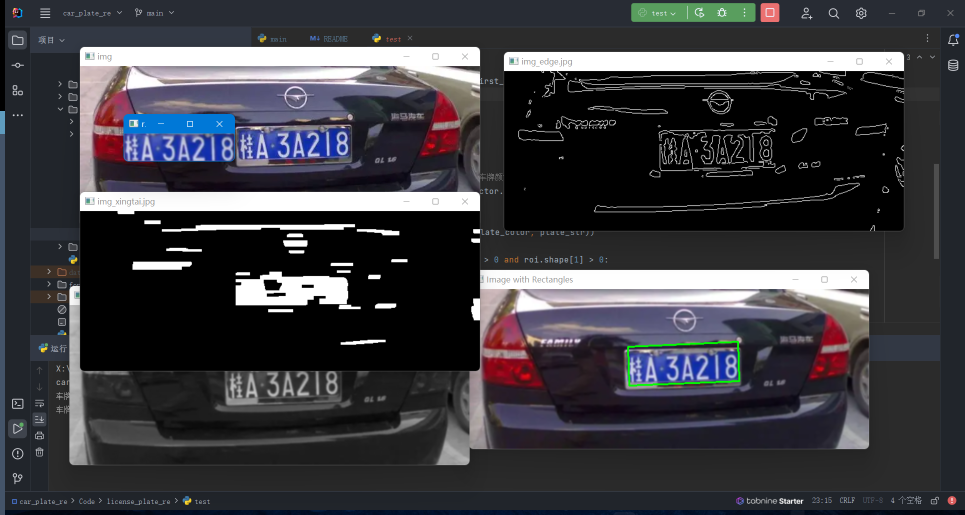
#> input picture Code/license_plate_re/img.png, 1930 x 1029 px (shown at 1/2 size); its folder holds only this picture in this run
$ python -i img_function.py   (imports and definitions only)
#> lines starting #> are read from the running program, lines starting #| are printed output that depends on the picture; after the words box and inside, x2 and y2 are one past the last pixel; in counts of white or black regions, pixels touching at a corner belong together
### Code/license_plate_re/img_math.py
import cv2
import numpy as np

Min_Area = 2000  # 车牌区域允许最大面积

"""
    该文件包含读文件函数
    取零值函数
    矩阵校正函数
    颜色判断函数
"""


# 读取图片可带中文路径
def img_read(filename):
#> called with filename = 'img.png'
    return cv2.imdecode(np.fromfile(filename, dtype=np.uint8), -1)
#> returned value is the input picture: shape (1029, 1930, 3); mean B, G, R 64.4, 59.2, 59.6


# [296 lines left out: functions find_waves, point_limit, accurate_place, draw_license_plate_rectangles, img_findContours, img_Transform and 2 more, not called in this run]

### Code/license_plate_re/img_function.py
import os
import cv2
import numpy as np
import img_math as img_math
import img_recognition as img_recognition

SZ = 20  # 训练图片长宽
MAX_WIDTH = 1000  # 原始图片最大宽度
Min_Area = 2000  # 车牌区域允许最大面积
PROVINCE_START = 1000


# StatModel 父类
class StatModel(object):
    def __init__(self):
        self.model = None

    def load(self, fn):
        self.model = self.model.load(fn)

    def save(self, fn):
        self.model.save(fn)


# 子类
class SVM(StatModel):
    # [7 lines left out: function __init__, not called in this run]

    # 字符识别
    def predict(self, samples):
        r = self.model.predict(samples)
        return r[1].ravel()


# 子类
class CardPredictor:
    def __init__(self):
        self.modelchinese = None
        self.model = None

    # [9 lines left out: function train_svm, not called in this run]

    @staticmethod
    def img_first_pre(car_pic_file):
        """
        :param car_pic_file: 图像文件
        :return:已经处理好的图像文件 原图像文件
        """
        if type(car_pic_file) == type(""):
            img = img_math.img_read(car_pic_file)  # 读取文件
        else:
            img = car_pic_file

        pic_hight, pic_width = img.shape[:2]  # 取彩色图片的高、宽
#> pic_hight = 1029; pic_width = 1930
        if pic_width > MAX_WIDTH:
            resize_rate = MAX_WIDTH / pic_width
#> resize_rate = 0.518
            # 缩小图片
            img = cv2.resize(img, (MAX_WIDTH, int(pic_hight * resize_rate)), interpolation=cv2.INTER_AREA)
        # 关于interpolation 有几个参数可以选择:
        # cv2.INTER_AREA - 局部像素重采样，适合缩小图片。
        # cv2.INTER_CUBIC和 cv2.INTER_LINEAR 更适合放大图像，其中INTER_LINEAR为默认方法。

        img = cv2.GaussianBlur(img, (5, 5), 0)
        # 高斯滤波是一种线性平滑滤波，对于除去高斯噪声有很好的效果
        # 0 是指根据窗口大小（ 5,5 ）来计算高斯函数标准差

        oldimg = img
        # 转化成灰度图像
        # 转换颜色空间 cv2.cvtColor
        # BGR ---> Gray  cv2.COLOR_BGR2GRAY
        # BGR ---> HSV  cv2.COLOR_BGR2HSV
        img = cv2.cvtColor(img, cv2.COLOR_BGR2GRAY)
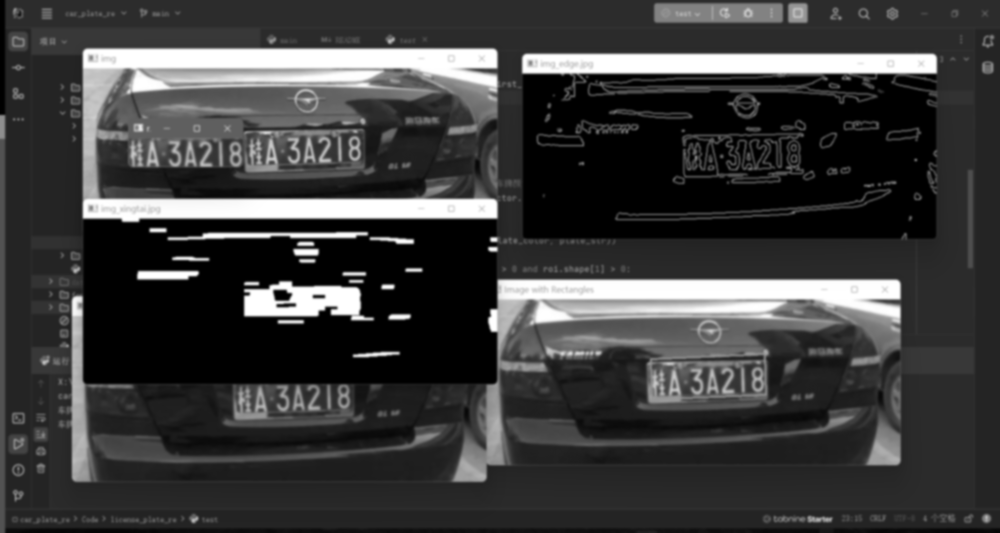
#> img: shape (533, 1000); min 0, max 255, mean 59.9

        cv2.imwrite("tmp/img_gray.jpg", img)
        cv2.imshow("img_gray.jpg", img)
        cv2.waitKey(0)

        # ones()返回一个全1的n维数组
        Matrix = np.ones((20, 20), np.uint8)

        # 开运算:先进性腐蚀再进行膨胀就叫做开运算。它被用来去除噪声。 cv2.MORPH_OPEN
        img_opening = cv2.morphologyEx(img, cv2.MORPH_OPEN, Matrix)
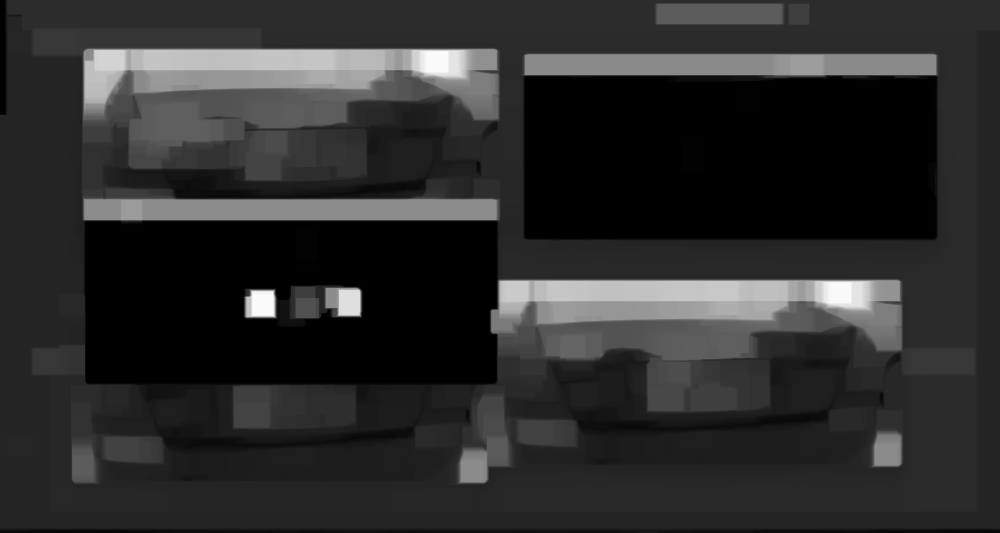
#> img_opening: shape (533, 1000); min 0, max 251, mean 44.7

        # 图片叠加与融合
        # g (x) = (1 − α)f0 (x) + αf1 (x)   a→（0，1）不同的a值可以实现不同的效果
        img_opening = cv2.addWeighted(img, 1, img_opening, -1, 0)
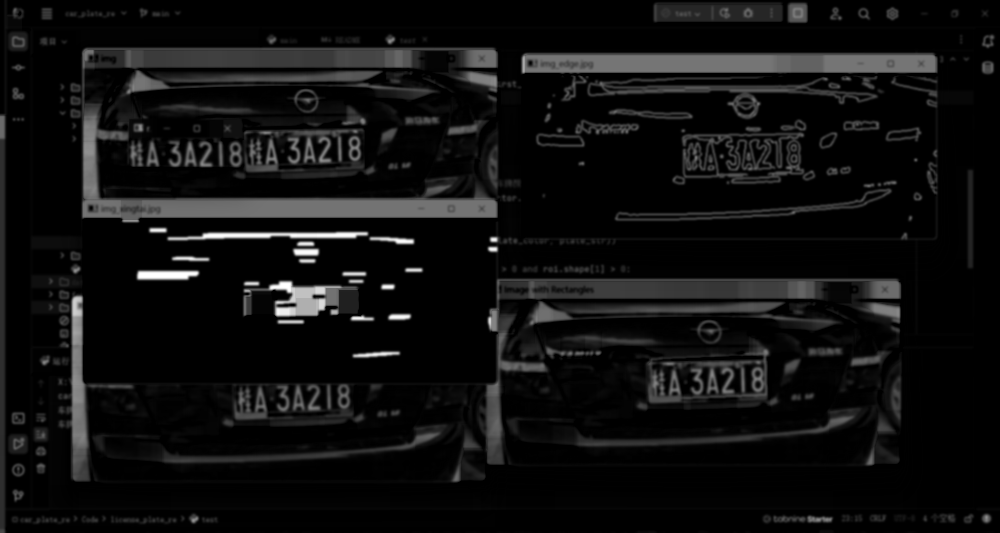
#> img_opening: shape (533, 1000); min 0, max 255, mean 15.9
        # cv2.imwrite("tmp/img_opening.jpg", img_opening)
        # 创建20*20的元素为1的矩阵 开操作，并和img重合

        # Otsu’s二值化
        ret, img_thresh = cv2.threshold(img_opening, 0, 255, cv2.THRESH_BINARY + cv2.THRESH_OTSU)
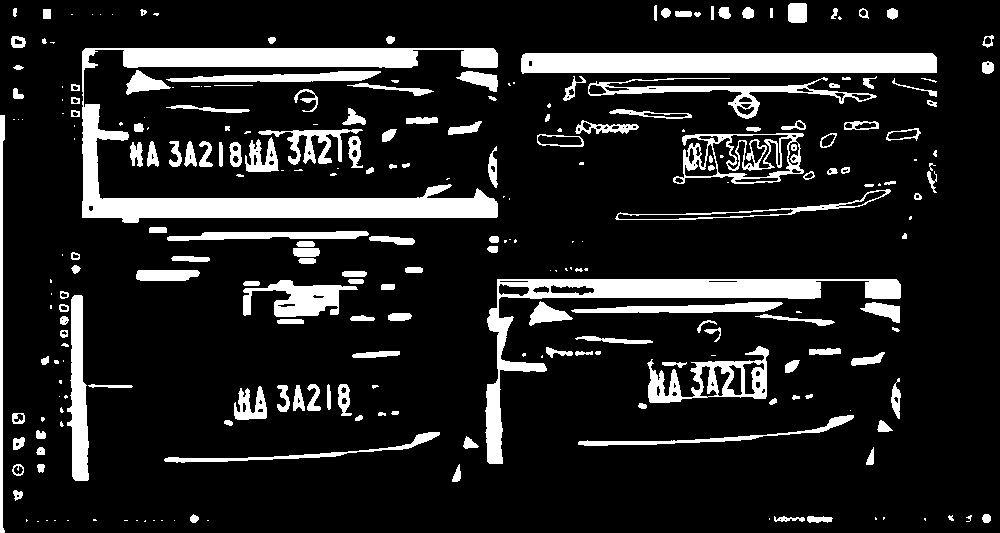
#> img_thresh: shape (533, 1000); 14.1% white; 260 white regions (89 under 20 px), largest, box (x1, y1, x2, y2) and area: (82, 48, 498, 223) 17137, (485, 279, 901, 464) 8652, (521, 53, 937, 74) 8287
#> ret = 44
        # Canny 边缘检测
        # 较大的阈值2用于检测图像中明显的边缘  一般情况下检测的效果不会那么完美，边缘检测出来是断断续续的
        # 较小的阈值1用于将这些间断的边缘连接起来
        img_edge = cv2.Canny(img_thresh, 100, 200)
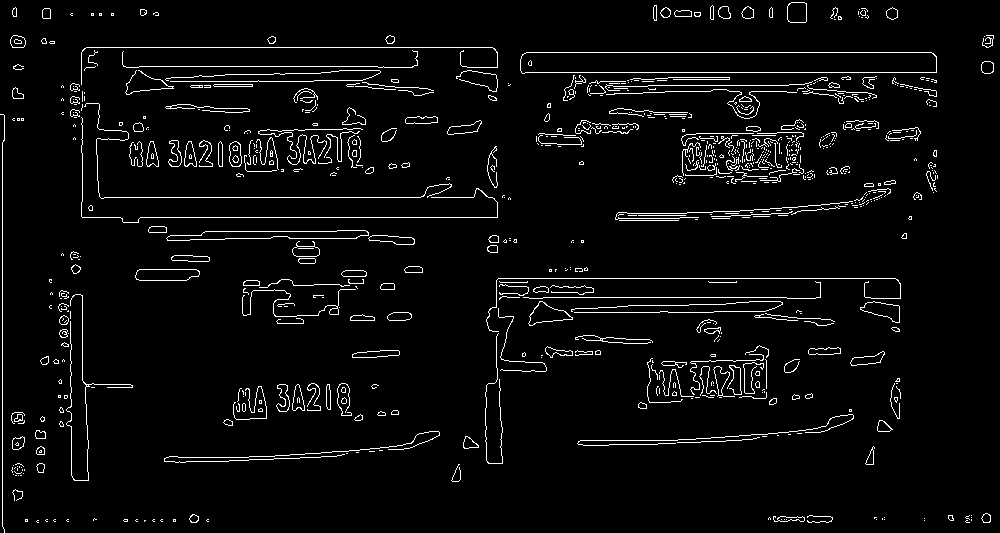
#> img_edge: shape (533, 1000); 4.2% white in thin lines or dots
        cv2.imwrite("tmp/img_edge.jpg", img_edge)
        cv2.imshow("img_edge.jpg", img_edge)
        cv2.waitKey(0)

        Matrix = np.ones((4, 19), np.uint8)
        # 闭运算:先膨胀再腐蚀
        img_edge1 = cv2.morphologyEx(img_edge, cv2.MORPH_CLOSE, Matrix)
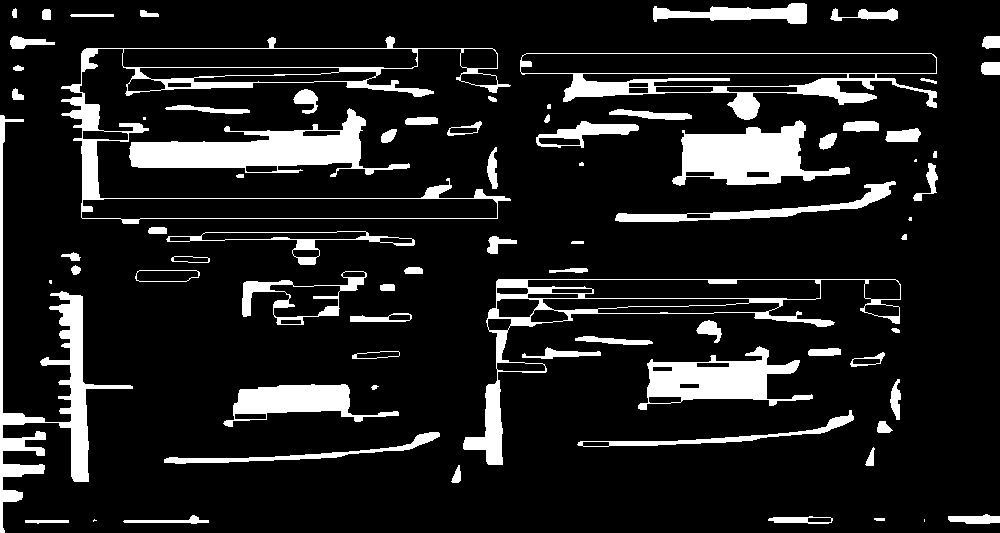
#> img_edge1: shape (533, 1000); 12.5% white; 78 white regions (8 under 20 px), largest, box (x1, y1, x2, y2) and area: (129, 108, 410, 177) 7483, (61, 36, 511, 224) 6997, (0, 115, 133, 533) 6828
        # 开运算
        img_edge2 = cv2.morphologyEx(img_edge1, cv2.MORPH_OPEN, Matrix)
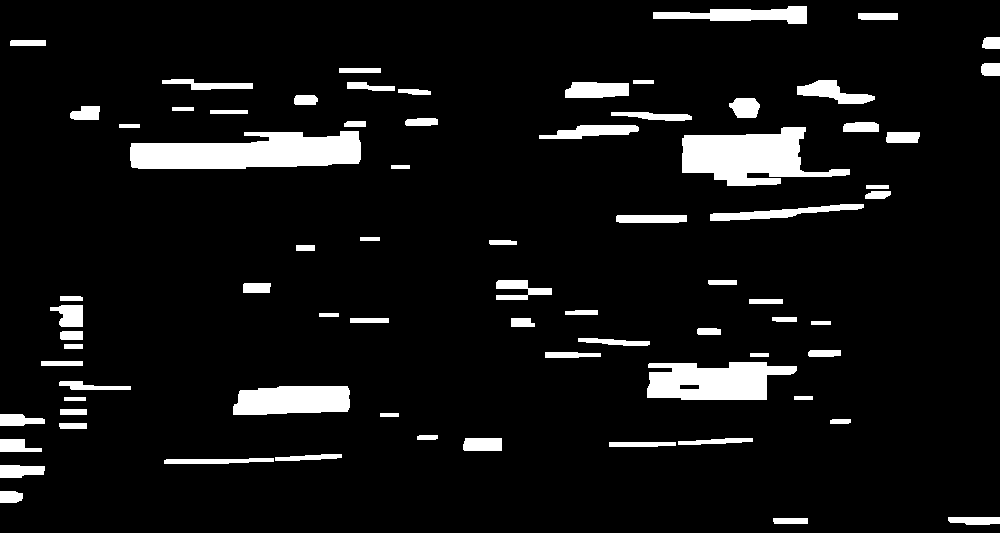
#> img_edge2: shape (533, 1000); 7.7% white; 75 white regions, largest, box (x1, y1, x2, y2) and area: (130, 131, 361, 169) 6604, (682, 127, 850, 186) 5720, (647, 362, 797, 400) 4292
        cv2.imwrite("tmp/img_xingtai.jpg", img_edge2)
        cv2.imshow("img_xingtai.jpg", img_edge2)
        cv2.waitKey(0)
        return img_edge2, oldimg

    # [162 lines left out: function img_only_color, not called in this run]

>>> result = CardPredictor().img_first_pre('img.png')
